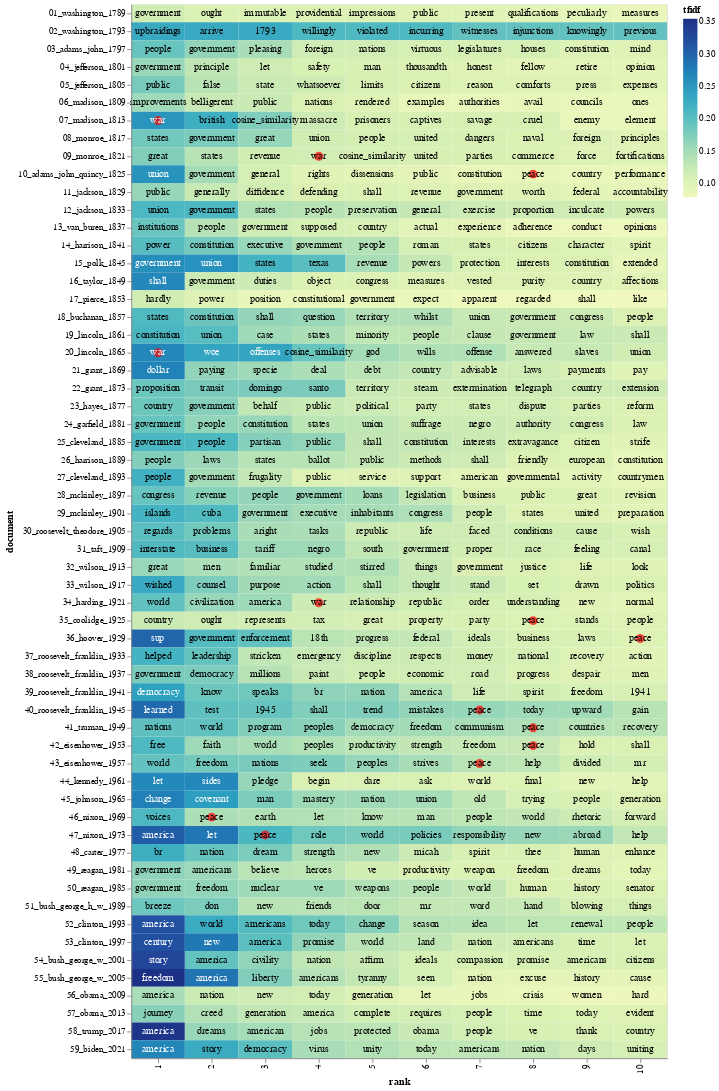

Notebook cell for this chart:
### Markdown cell above
Let's make a heatmap that shows the highest TF-IDF scoring words for each president, and let's put a red dot next to two terms of interest: "war" and "peace":

The code below was contributed by [Eric Monson](https://github.com/emonson). Thanks, Eric!

### Code cell
import altair as alt
import numpy as np

# Terms in this list will get a red dot in the visualization
term_list = ['war', 'peace']

# adding a little randomness to break ties in term ranking
top_tfidf_plusRand = top_tfidf.copy()
top_tfidf_plusRand['tfidf'] = top_tfidf_plusRand['tfidf'] + np.random.rand(top_tfidf.shape[0])*0.0001

# base for all visualizations, with rank calculation
base = alt.Chart(top_tfidf_plusRand).encode(
    x = 'rank:O',
    y = 'document:N'
).transform_window(
    rank = "rank()",
    sort = [alt.SortField("tfidf", order="descending")],
    groupby = ["document"],
)

# heatmap specification
heatmap = base.mark_rect().encode(
    color = 'tfidf:Q'
)

# red circle over terms in above list
circle = base.mark_circle(size=100).encode(
    color = alt.condition(
        alt.FieldOneOfPredicate(field='term', oneOf=term_list),
        alt.value('red'),
        alt.value('#FFFFFF00')
    )
)

# text labels, white for darker heatmap colors
text = base.mark_text(baseline='middle').encode(
    text = 'term:N',
    color = alt.condition(alt.datum.tfidf >= 0.23, alt.value('white'), alt.value('black'))
)

# display the three superimposed visualizations
(heatmap + circle + text).properties(width = 600)

### Figure 1 — Vega-Lite specification as saved in the notebook (floating-point values rounded to 4 significant figures; data arrays with more than 128 entries replaced by an {"elided": "..."} marker saying what was removed)
{"config": {"view": {"continuousWidth": 300, "continuousHeight": 300}}, "layer": [{"mark": {"type": "rect"}, "encoding": {"color": {"field": "tfidf", "type": "quantitative"}, "x": {"field": "rank", "type": "ordinal"}, "y": {"field": "document", "type": "nominal"}}, "transform": [{"window": [{"op": "rank", "field": "", "as": "rank"}], "groupby": ["document"], "sort": [{"field": "tfidf", "order": "descending"}]}]}, {"mark": {"type": "circle", "size": 100}, "encoding": {"color": {"condition": {"test": {"field": "term", "oneOf": ["war", "peace"]}, "value": "red"}, "value": "#FFFFFF00"}, "x": {"field": "rank", "type": "ordinal"}, "y": {"field": "document", "type": "nominal"}}, "transform": [{"window": [{"op": "rank", "field": "", "as": "rank"}], "groupby": ["document"], "sort": [{"field": "tfidf", "order": "descending"}]}]}, {"mark": {"type": "text", "baseline": "middle"}, "encoding": {"color": {"condition": {"test": "(datum.tfidf >= 0.23)", "value": "white"}, "value": "black"}, "text": {"field": "term", "type": "nominal"}, "x": {"field": "rank", "type": "ordinal"}, "y": {"field": "document", "type": "nominal"}}, "transform": [{"window": [{"op": "rank", "field": "", "as": "rank"}], "groupby": ["document"], "sort": [{"field": "tfidf", "order": "descending"}]}]}], "data": {"name": "data-6cc0a6091f6f0d3fb76a0a0359116056"}, "width": 600, "$schema": "https://vega.github.io/schema/vega-lite/v5.20.1.json", "datasets": {"data-6cc0a6091f6f0d3fb76a0a0359116056": {"elided": "590 records"}}}
